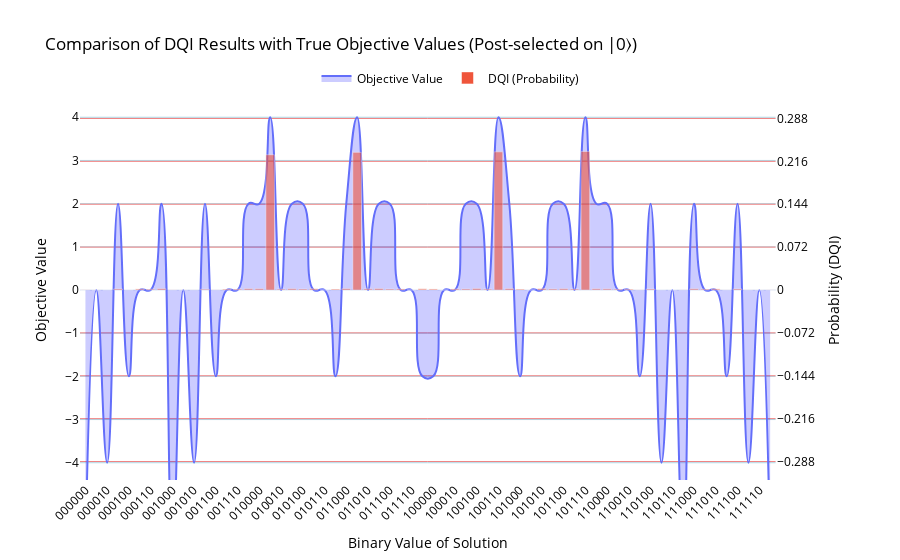

The notebook cell this image was saved under:
### Markdown cell above
Further, filter and combine the counts, then visualize the modified data.

### Code cell
external_data_filtered = {k.split(" ")[1]: v for k, v in sorted(counts.items(), key=lambda item: item[1], reverse=True)
                          if sum([int(x) for x in k.split(" ")[0]]) == 0}
brute_force_results = brute_force_max(B, v, first_part="")
plot_results_union_plotly(
    brute_force_results,
    external_data_filtered,
    plot_name="Comparison of DQI Results with True Objective Values (Post-selected on |0⟩)",
    spline_smoothing=1.3
)

### Figure 1 — Plotly figure (JSON) as saved in the notebook; plotly's stock layout.template omitted (floating-point values rounded to 4 significant figures)
{"data": [{"fill": "tozeroy", "fillcolor": "rgba(0, 0, 255, 0.2)", "line": {"shape": "spline", "smoothing": 1.3}, "mode": "lines", "name": "Objective Value", "type": "scatter", "x": ["000000", "000001", "000010", "000011", "000100", "000101", "000110", "000111", "001000", "001001", "001010", "001011", "001100", "001101", "001110", "001111", "010000", "010001", "010010", "010011", "010100", "010101", "010110", "010111", "011000", "011001", "011010", "011011", "011100", "011101", "011110", "011111", "100000", "100001", "100010", "100011", "100100", "100101", "100110", "100111", "101000", "101001", "101010", "101011", "101100", "101101", "101110", "101111", "110000", "110001", "110010", "110011", "110100", "110101", "110110", "110111", "111000", "111001", "111010", "111011", "111100", "111101", "111110", "111111"], "xaxis": "x", "y": [-6, 0, -4, 2, -2, 0, 0, 2, -6, 0, -4, 2, -2, 0, 0, 2, 2, 4, 0, 2, 2, 0, 0, -2, 2, 4, 0, 2, 2, 0, 0, -2, -2, 0, 0, 2, 2, 0, 4, 2, -2, 0, 0, 2, 2, 0, 4, 2, 2, 0, 0, -2, 2, -4, 0, -6, 2, 0, 0, -2, 2, -4, 0, -6], "yaxis": "y"}, {"marker": {"opacity": 0.6}, "name": "DQI (Probability)", "type": "bar", "x": ["000000", "000001", "000010", "000011", "000100", "000101", "000110", "000111", "001000", "001001", "001010", "001011", "001100", "001101", "001110", "001111", "010000", "010001", "010010", "010011", "010100", "010101", "010110", "010111", "011000", "011001", "011010", "011011", "011100", "011101", "011110", "011111", "100000", "100001", "100010", "100011", "100100", "100101", "100110", "100111", "101000", "101001", "101010", "101011", "101100", "101101", "101110", "101111", "110000", "110001", "110010", "110011", "110100", "110101", "110110", "110111", "111000", "111001", "111010", "111011", "111100", "111101", "111110", "111111"], "xaxis": "x", "y": [0.0003026, 0.0001135, 3.783e-05, 0.001853, 3.783e-05, 0.001853, 0.0014, 0.002232, 0.0001891, 7.565e-05, 7.565e-05, 0.001286, 0.0001513, 0.001551, 0.001551, 0.00227, 0.002232, 0.2271, 0.001513, 0.002194, 0.001664, 0.002156, 3.783e-05, 0.001627, 0.002232, 0.2311, 0.002005, 0.002459, 0.001664, 0.001816, 7.565e-05, 0.002156, 0.001778, 3.783e-05, 0.001778, 0.001816, 0.002572, 0.001551, 0.232, 0.002421, 0.001513, 0.0001135, 0.002459, 0.001778, 0.002194, 0.001627, 0.2326, 0.002118, 0.001967, 0.001475, 0.001475, 0.0001891, 0.001589, 3.783e-05, 3.783e-05, 0.0001513, 0.00208, 0.001475, 0.001891, 0.0001135, 0.001816, 0.0001135, 7.565e-05, 0.0001513], "yaxis": "y2"}], "layout": {"font": {"color": "black"}, "legend": {"orientation": "h", "x": 0.5, "xanchor": "center", "y": 1.02, "yanchor": "bottom"}, "title": {"text": "Comparison of DQI Results with True Objective Values (Post-selected on |0⟩)"}, "xaxis": {"anchor": "y", "domain": [0, 0.94], "tickangle": -45, "title": {"text": "Binary Value of Solution"}}, "yaxis": {"anchor": "x", "domain": [0, 1], "dtick": 1, "gridcolor": "lightblue", "range": [-4.4, 4.4], "showgrid": true, "tick0": 0, "title": {"text": "Objective Value"}}, "yaxis2": {"anchor": "x", "dtick": 0.072, "gridcolor": "lightcoral", "overlaying": "y", "range": [-0.319, 0.319], "showgrid": true, "side": "right", "tick0": 0, "title": {"text": "Probability (DQI)"}}}}
